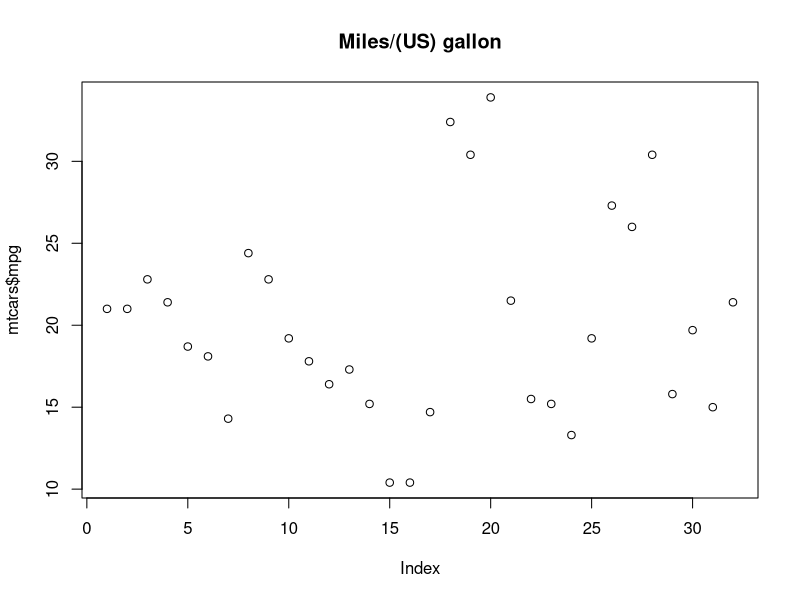
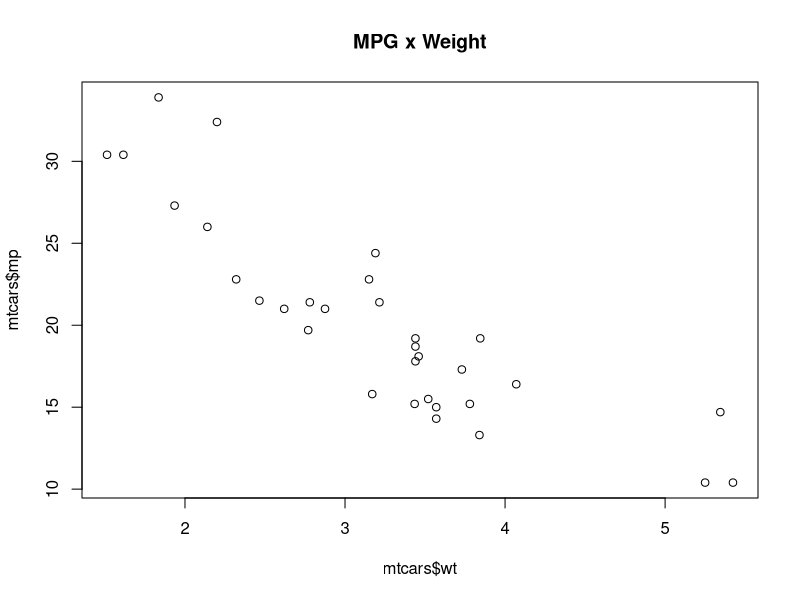
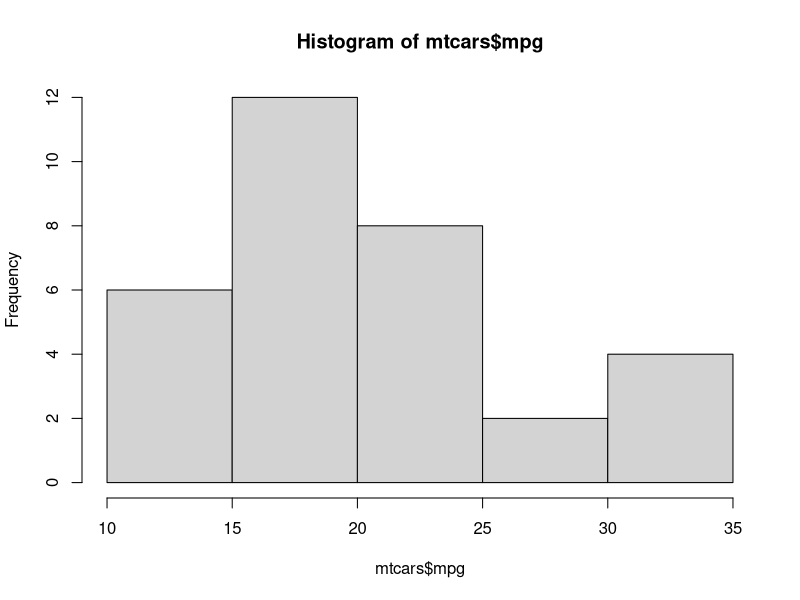
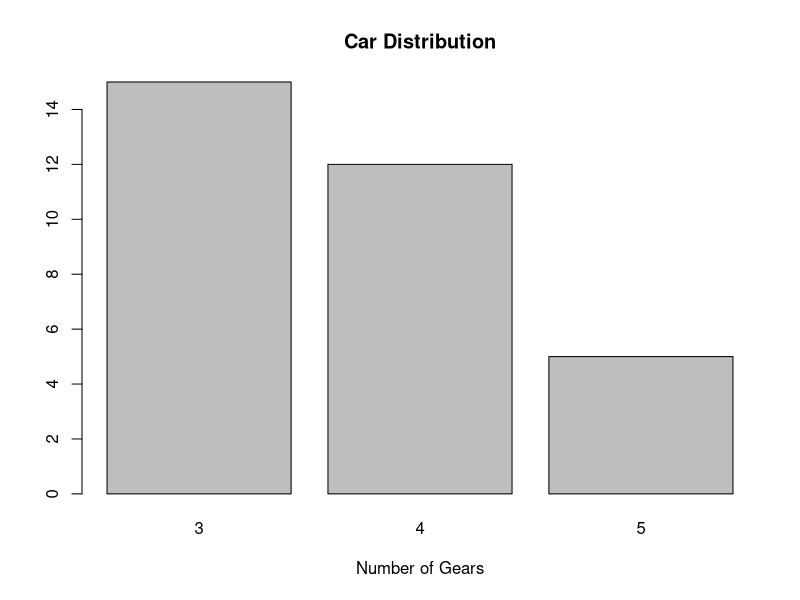
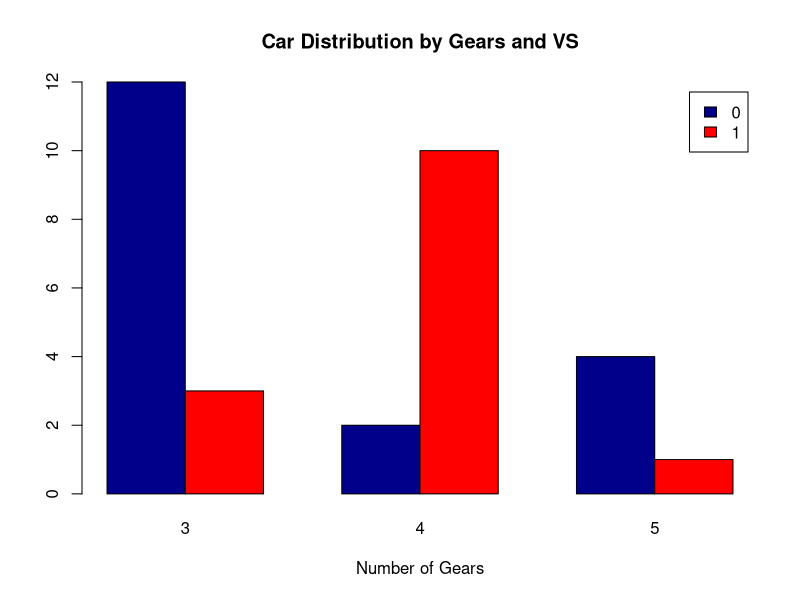
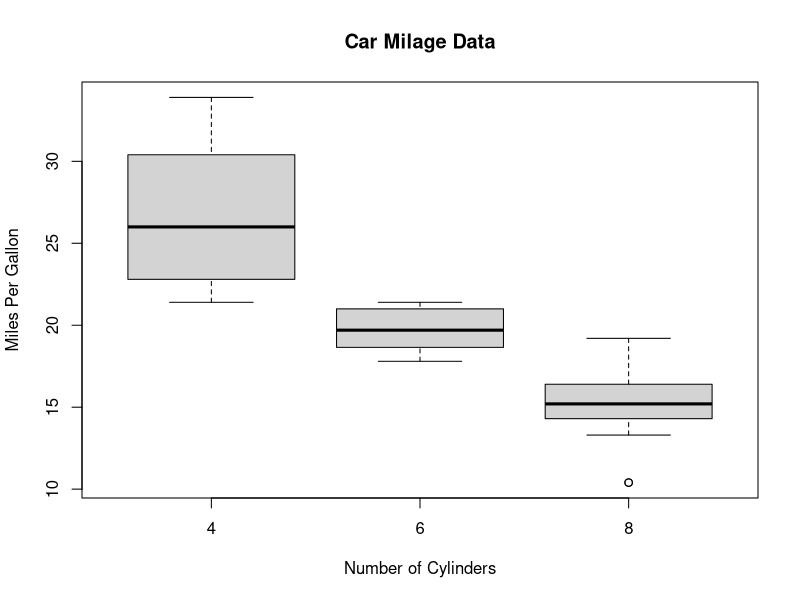

The R script that drew these images, in order:
### install some packages you will need to solve the activity A1

# Show library folder
.libPaths()

# If not writable, try: Tools -> Install Packages -> Create a personal library: Yes

# Or create a new writable personal library for packages
# Ex: "D:/R/win-library/3.3"
# Anf add the folder to the libraries path: 
# .libPaths(c("D:/R/win-library/3.3", .libPaths()))
# .libPaths()

# install packages from Tools -> Install Packages
# or:
install.packages("dplyr")
# Ubuntu users: sudo apt-get install libcurl4-openssl-dev
install.packages("curl")
install.packages("backports")
install.packages("sparklyr")


# Listing 9: Example showing R data types and data manipulation

rm(list = ls()) 	# clear workspace
setwd(".") 	# change current directory


### Working with VECTORS

x <- c(165, 180, 119, 172, 183, 150) 
x

# Some functions
length(x) 
mean(x)
summary(x)

# Subsets of vectors
x[3]      		# 3th elements of vector
x[c(2,4)] 	# 2nd and 4th elements of vector
x[-3]     		# all elements except 3th
x[x >= 180]	
which(x >= 180)


### Working with MATRICES

A <- matrix(1:12, ncol=4)
A

# Subsets of matrices
A[2, 3]
A[, 1]
A[c(1, 3), 2:4]


### Working with LISTS

l <- list(name="Paul", age=23, marks=c(6.7, 8.4, 7.0))
l

# Diferent syntax to identify elements 
l[[2]] 		# 2nd component of the list
l[["marks"]] 	# component named "marks" in list
l$name 	# component named "name" in list

l$name2 = "Anna"


### Working with DATAFRAMES

df1 <- data.frame(name=c("Paul", "Mike", "Rose", "George"), age=c(19, 22, 25, 19), mark=c(7, 9, 5, 7))
df1

# Same structure as a matrix
dim(df1)
ncol(df1)
nrow(df1)
names(df1)
names(df1) <- c('Name', 'Age', 'Mark')
df1$Mark	
df1[, 3]
df1[df1$Name=="Rose",]
df1[df1$Age>20,]
class(df1$Name)
class(df1$Age)

### Reading data from external files
#  Assuming file "table.txt" in current directory with this content:
#   Name	  Age	  Height	Weight
#   Rose	  25	  167	  65
#   Mary	  21	  160	  57
#   Peter	  23	  178	  83
#   Martha	23    163	  65
#   George	19    185	  90

df2 <- read.table("table.txt", header=T)
df2
class(df2)

# Sorting 
df2[order(df2$Age, df2$Height), ]

# Frequency table
table(df2$Age)

# Different ways to merge data frames
merge(df1, df2)
merge(df1, df2, all=T)
merge(df1, df2, all.x=T)
merge(df1, df2, all.y=T)

# Missing values
df3 <- merge(df1, df2, all=T)
df3
is.na(df3)
which(is.na(df3), arr.ind=T)
df3
df3[is.na(df3)] <- 0
df3

# Visualize large datasets
data(iris) 
iris
head(iris)
class(iris)
str(iris)
summary(iris)


### GRAPHS are typically created interactively:

data(mtcars)
plot(mtcars$mpg)
title("Miles/(US) gallon")
plot(mtcars$wt, mtcars$mp)
title("MPG x Weight")

# Simple Histogram
hist(mtcars$mpg)

# Simple Bar Plot
counts <- table(mtcars$gear)
barplot(counts, main="Car Distribution", xlab="Number of Gears") 

# Grouped Bar Plot
counts <- table(mtcars$vs, mtcars$gear)
barplot(counts, main="Car Distribution by Gears and VS",
        xlab="Number of Gears", col=c("darkblue","red"),
        legend = rownames(counts), beside=TRUE)

# Boxplot of MPG by Car Cylinders
boxplot(mpg~cyl,data=mtcars, main="Car Milage Data",
        xlab="Number of Cylinders", ylab="Miles Per Gallon")

